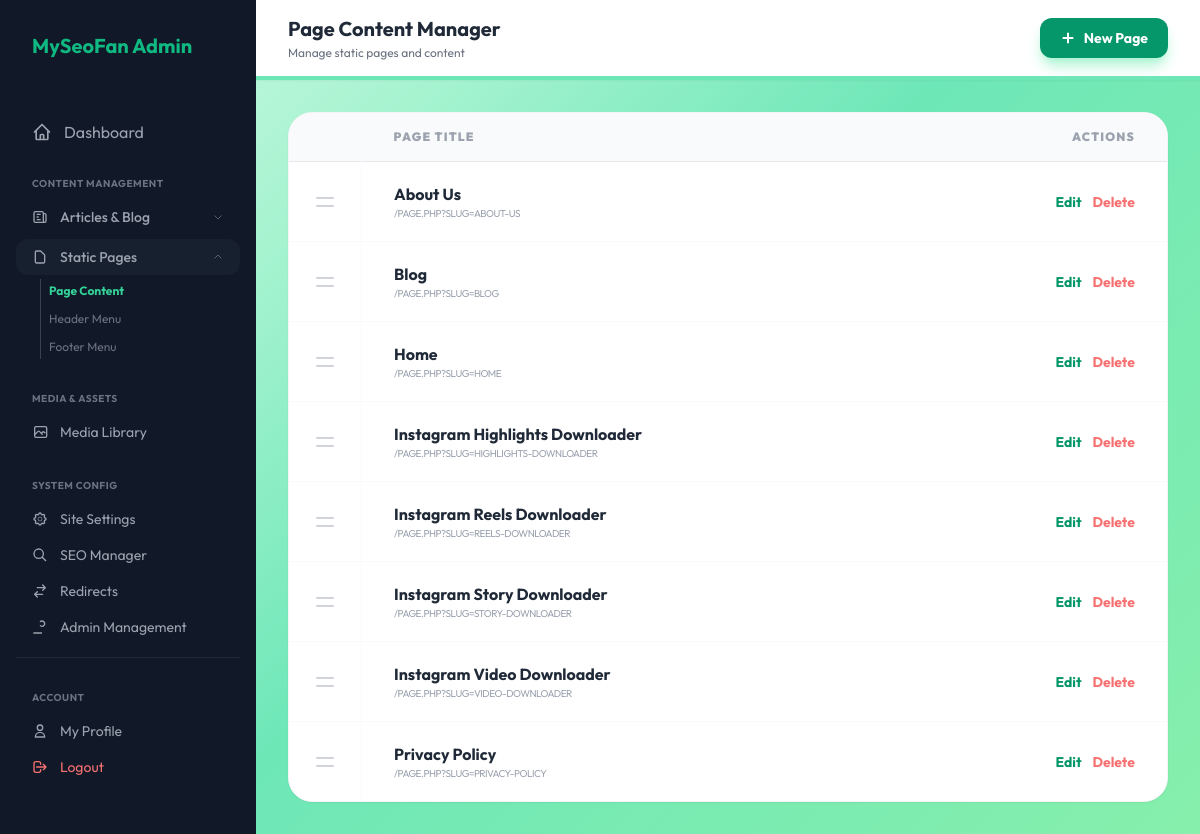
Before: /admin/pages.php (signed in) with the older database file.
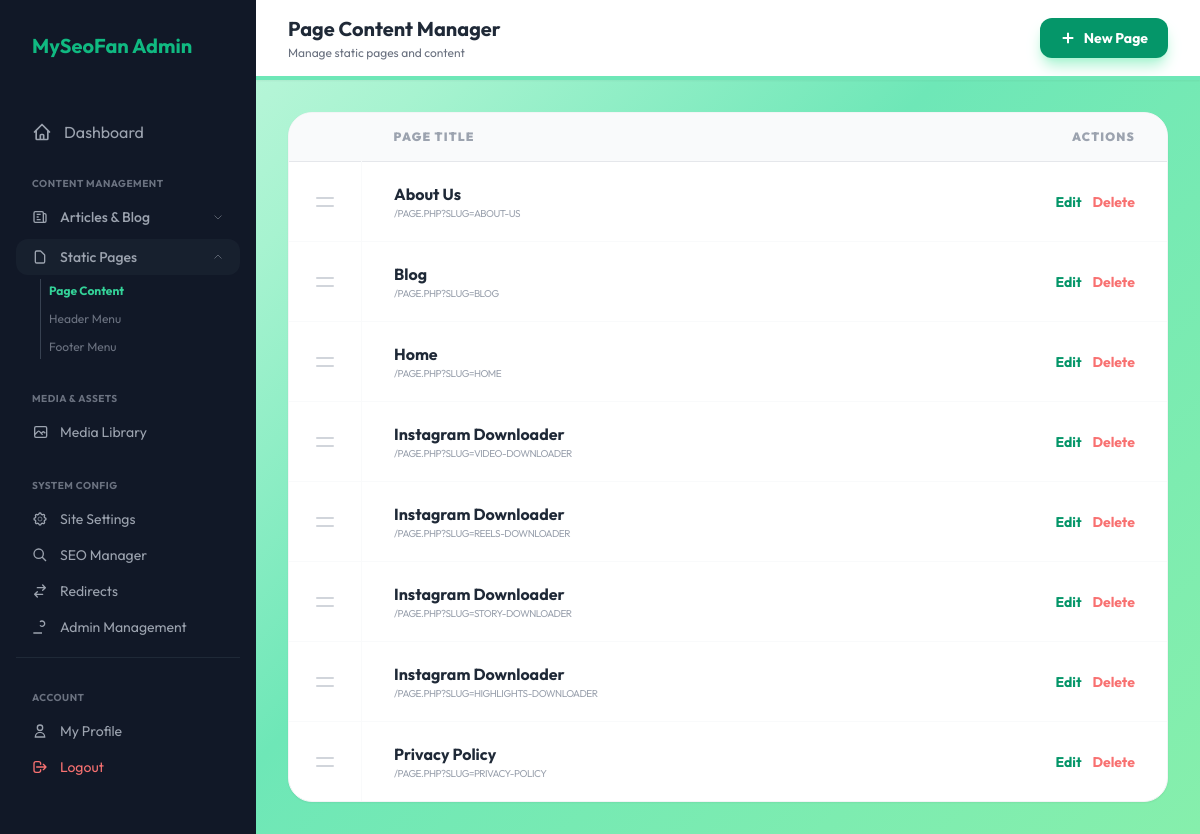
After: the same page with the newer database file.
### tables this page shows
CREATE TABLE pages (id INTEGER PRIMARY KEY AUTOINCREMENT, title TEXT, slug TEXT UNIQUE, content TEXT, lang_code TEXT DEFAULT 'en', meta_title TEXT, meta_description TEXT, translation_group TEXT, show_in_header INTEGER DEFAULT 0, show_in_footer INTEGER DEFAULT 0, menu_order INTEGER DEFAULT 0, footer_section TEXT DEFAULT 'legal');

### admin/pages.php (the view, shortened to what this page needs)
<?php
require_once '../includes/db.php';
$action = $_GET['action'] ?? 'list';
$id = $_GET['id'] ?? null;
$_curr_lang = 'en';
$pages = [];
if ($action === 'list') {
    try {
        $stmt = $pdo->prepare("SELECT * FROM pages WHERE lang_code = ? ORDER BY title ASC");
        $stmt->execute([$_curr_lang]);
        $pages = $stmt->fetchAll();
    } catch (\Exception $e) {
        $error = "Query Error: " . $e->getMessage();
    }
} elseif (($action === 'edit' || $action === 'add') && $id) {
    $stmt = $pdo->prepare("SELECT * FROM pages WHERE id=?");
    $stmt->execute([$id]);
    $cu_p = $stmt->fetch();
}
$page_title = "Page Content Manager";
?>
<!DOCTYPE html>
<html lang="en">
<head>
    <script src="https://cdn.tailwindcss.com"></script>
</head>
<body class="flex">
    <?php include 'includes/sidebar.php'; ?>
    <main class="flex-1 min-h-screen">
        <header class="bg-white border-b-4 border-emerald-300 px-8 h-20 flex items-center justify-between shadow-sm">
            <div>
                <h3 class="text-xl font-bold text-gray-800"><?php echo $page_title; ?></h3>
                <p class="text-xs text-gray-500 mt-0.5">Manage static pages and content</p>
            </div>
            <div class="flex items-center gap-4">
                <?php if ($action === 'list'): ?>
                    <a href="?action=add"
                        class="bg-emerald-600 text-white px-5 py-2.5 rounded-xl font-bold hover:bg-emerald-700 transition-all shadow-lg shadow-emerald-200 text-sm flex items-center gap-2">
                        <svg class="w-4 h-4" fill="none" stroke="currentColor" viewBox="0 0 24 24">
                            <path stroke-width="3" d="M12 4v16m8-8H4" />
                        </svg>
                        New Page
                    </a>
                <?php else: ?>
                    <a href="?action=list&filter_lang=<?php echo $_curr_lang; ?>"
                        class="text-gray-500 hover:text-gray-800 font-bold">← Back to List</a>
                <?php endif; ?>
            </div>
        </header>
        <div class="p-8">
            <?php if ($action === 'list'): ?>
                <div class="bg-white rounded-3xl shadow-sm border border-gray-100 overflow-hidden">
                    <table class="w-full text-left">
                        <thead class="bg-gray-50 border-b text-center">
                            <tr>
                                <th class="w-16 py-4"></th>
                                <th class="px-8 py-4 text-xs font-black text-gray-400 uppercase tracking-widest text-left">
                                    Page Title</th>
                                <th class="px-8 py-4 text-xs font-black text-gray-400 uppercase tracking-widest text-right">
                                    Actions</th>
                            </tr>
                        </thead>
                        <tbody class="divide-y divide-gray-50">
                            <?php foreach ($pages as $p): ?>
                                <tr data-id="<?php echo $p['id']; ?>" class="group hover:bg-gray-50/50 transition-colors">
                                    <td class="px-6 py-5 border-r border-gray-50">
                                        <div
                                            class="drag-handle flex items-center justify-center text-gray-300 hover:text-emerald-500 transition-colors">
                                            <svg class="w-6 h-6" fill="none" stroke="currentColor" viewBox="0 0 24 24">
                                                <path stroke-linecap="round" stroke-linejoin="round" stroke-width="2"
                                                    d="M4 8h16M4 16h16" />
                                            </svg>
                                        </div>
                                    </td>
                                    <td class="px-8 py-5">
                                        <div class="font-bold text-gray-800"><?php echo htmlspecialchars($p['title']); ?></div>
                                        <div class="text-[10px] text-gray-400 uppercase tracking-tighter">
                                            /page.php?slug=<?php echo htmlspecialchars($p['slug'] ?? ''); ?></div>
                                    </td>
                                    <td class="px-8 py-5 text-right space-x-2 text-sm">
                                        <a href="?action=edit&id=<?php echo $p['id']; ?>"
                                            class="text-emerald-600 hover:text-emerald-800 font-bold">Edit</a>
                                        <a href="javascript:void(0);"
                                            onclick="confirmDelete('?action=delete&id=<?php echo $p['id']; ?>', 'This static page will be permanently removed.')"
                                            class="text-red-400 hover:text-red-600 font-bold">Delete</a>
                                    </td>
                                </tr>
                            <?php endforeach; ?>
                        </tbody>
                    </table>
                </div>
            <?php endif; ?>
        </div>
    </main>
</body>
</html>

### admin/includes/sidebar.php (shortened to what this page needs)
<?php
$current_page = basename($_SERVER['PHP_SELF']);
$user_role = $_SESSION['role'] ?? 'super_admin';
?>
<aside
    class="sidebar w-64 bg-[#111827] flex flex-col flex-shrink-0 h-screen sticky top-0 overflow-y-auto custom-scrollbar">
    <div class="p-8">
        <h2 class="text-xl font-bold text-emerald-500">MySeoFan Admin</h2>
    </div>
    <nav class="mt-4 px-4 space-y-1 flex-1">
        <a href="dashboard.php"
            class="flex items-center gap-3 px-4 py-3 rounded-xl transition-all <?php echo $current_page == 'dashboard.php' ? 'nav-active text-white' : 'text-gray-400 hover:bg-gray-800 hover:text-white'; ?>">
            <svg class="w-5 h-5" fill="none" stroke="currentColor" viewBox="0 0 24 24">
                <path stroke-linecap="round" stroke-linejoin="round" stroke-width="2"
                    d="M3 12l2-2m0 0l7-7 7 7M5 10v10a1 1 0 001 1h3m10-11l2 2m-2-2v10a1 1 0 01-1 1h-3m-6 0a1 1 0 001-1v-4a1 1 0 011-1h2a1 1 0 011 1v4a1 1 0 001 1m-6 0h6" />
            </svg>
            <span>Dashboard</span>
        </a>
        <div class="pt-4 pb-2">
            <p class="px-4 text-[10px] font-bold text-gray-500 uppercase tracking-wider mb-2">Content Management</p>
            <div class="mb-1">
                <button onclick="toggleSection('blog-submenu')"
                    class="w-full flex items-center justify-between px-4 py-2 text-gray-400 hover:text-white transition-all rounded-xl hover:bg-gray-800 text-left <?php echo $current_page == 'blog.php' ? 'bg-gray-800/50' : ''; ?>">
                    <div class="flex items-center gap-3">
                        <svg class="w-4 h-4" fill="none" stroke="currentColor" viewBox="0 0 24 24">
                            <path stroke-width="2"
                                d="M19 20H5a2 2 0 01-2-2V6a2 2 0 012-2h10a2 2 0 012 2v1m2 13a2 2 0 01-2-2V7m2 13a2 2 0 002-2V9a2 2 0 00-2-2h-2m-4-3H9M7 16h6M7 8h6m-6 4h3" />
                        </svg>
                        <span class="text-sm font-medium">Articles & Blog</span>
                    </div>
                    <svg id="blog-submenu-chevron"
                        class="w-3 h-3 transition-transform <?php echo $current_page == 'blog.php' ? 'rotate-180' : ''; ?>"
                        fill="none" stroke="currentColor" viewBox="0 0 24 24">
                        <path d="M19 9l-7 7-7-7" />
                    </svg>
                </button>
            </div>
            <?php if (in_array($user_role, ['super_admin', 'editor'])): ?>
                <div class="mb-1">
                    <button onclick="toggleSection('static-pages-submenu')"
                        class="w-full flex items-center justify-between px-4 py-2 text-gray-400 hover:text-white transition-all rounded-xl hover:bg-gray-800 text-left <?php echo $current_page == 'pages.php' ? 'bg-gray-800/50' : ''; ?>">
                        <div class="flex items-center gap-3">
                            <svg class="w-4 h-4" fill="none" stroke="currentColor" viewBox="0 0 24 24">
                                <path stroke-width="2"
                                    d="M7 21h10a2 2 0 002-2V9.414a1 1 0 00-.293-.707l-5.414-5.414A1 1 0 0012.586 3H7a2 2 0 00-2 2v14a2 2 0 002 2z" />
                            </svg>
                            <span class="text-sm font-medium">Static Pages</span>
                        </div>
                        <svg id="static-pages-submenu-chevron"
                            class="w-3 h-3 transition-transform <?php echo $current_page == 'pages.php' ? 'rotate-180' : ''; ?>"
                            fill="none" stroke="currentColor" viewBox="0 0 24 24">
                            <path d="M19 9l-7 7-7-7" />
                        </svg>
                    </button>
                    <div id="static-pages-submenu"
                        class="<?php echo in_array($current_page, ['pages.php', 'menus.php']) ? 'block' : 'hidden'; ?> mt-1 ml-6 border-l border-gray-700 pl-2 space-y-1">
                        <a href="pages.php?action=list"
                            class="block py-1 text-xs <?php echo ($current_page == 'pages.php') ? 'text-emerald-400 font-bold' : 'text-gray-500 hover:text-white'; ?>">
                            Page Content
                        </a>
                        <a href="menus.php?menu_location=header"
                            class="block py-1 text-xs <?php echo ($current_page == 'menus.php' && ($_GET['menu_location'] ?? '') == 'header') ? 'text-emerald-400 font-bold' : 'text-gray-500 hover:text-white'; ?>">
                            Header Menu
                        </a>
                        <a href="menus.php?menu_location=footer"
                            class="block py-1 text-xs <?php echo ($current_page == 'menus.php' && ($_GET['menu_location'] ?? '') == 'footer') ? 'text-emerald-400 font-bold' : 'text-gray-500 hover:text-white'; ?>">
                            Footer Menu
                        </a>
                    </div>
                </div>
            <?php endif; ?>
        </div>
        <?php if (in_array($user_role, ['super_admin', 'editor'])): ?>
            <div class="pt-4 pb-2">
                <p class="px-4 text-[10px] font-bold text-gray-500 uppercase tracking-wider mb-2">Media & Assets</p>
                <a href="media.php"
                    class="flex items-center gap-3 px-4 py-2 rounded-xl text-sm transition-all <?php echo $current_page == 'media.php' ? 'text-white bg-gray-800' : 'text-gray-400 hover:text-white hover:bg-gray-800'; ?>">
                    <svg class="w-4 h-4" fill="none" stroke="currentColor" viewBox="0 0 24 24">
                        <path stroke-width="2"
                            d="M4 16l4.586-4.586a2 2 0 012.828 0L16 16m-2-2l1.586-1.586a2 2 0 012.828 0L20 14m-6-6h.01M6 20h14a2 2 0 002-2V6a2 2 0 00-2-2H6a2 2 0 00-2 2v12a2 2 0 002 2z" />
                    </svg>
                    <span>Media Library</span>
                </a>
            </div>
        <?php endif; ?>
        <?php if ($user_role === 'super_admin'): ?>
            <div class="pt-4 pb-2">
                <p class="px-4 text-[10px] font-bold text-gray-500 uppercase tracking-wider mb-2">System Config</p>
                <a href="settings.php"
                    class="flex items-center gap-3 px-4 py-2 rounded-xl text-sm transition-all <?php echo $current_page == 'settings.php' ? 'text-white bg-gray-800' : 'text-gray-400 hover:text-white hover:bg-gray-800'; ?>">
                    <span>Site Settings</span>
                </a>
                <a href="seo.php"
                    class="flex items-center gap-3 px-4 py-2 rounded-xl text-sm transition-all <?php echo $current_page == 'seo.php' ? 'text-white bg-gray-800' : 'text-gray-400 hover:text-white hover:bg-gray-800'; ?>">
                    <svg class="w-4 h-4" fill="none" stroke="currentColor" viewBox="0 0 24 24">
                        <path stroke-width="2" d="M21 21l-6-6m2-5a7 7 0 11-14 0 7 7 0 0114 0z" />
                    </svg>
                    <span>SEO Manager</span>
                </a>
                <a href="redirects.php"
                    class="flex items-center gap-3 px-4 py-2 rounded-xl text-sm transition-all <?php echo $current_page == 'redirects.php' ? 'text-white bg-gray-800' : 'text-gray-400 hover:text-white hover:bg-gray-800'; ?>">
                    <svg class="w-4 h-4" fill="none" stroke="currentColor" viewBox="0 0 24 24">
                        <path stroke-linecap="round" stroke-linejoin="round" stroke-width="2"
                            d="M8 7h12m0 0l-4-4m4 4l-4 4m0 6H4m0 0l4 4m-4-4l4-4" />
                    </svg>
                    <span>Redirects</span>
                </a>
                <a href="users.php"
                    class="flex items-center gap-3 px-4 py-2 rounded-xl text-sm transition-all <?php echo $current_page == 'users.php' ? 'text-white bg-gray-800' : 'text-gray-400 hover:text-white hover:bg-gray-800'; ?>">
                    <svg class="w-4 h-4" fill="none" stroke="currentColor" viewBox="0 0 24 24">
                        <path stroke-width="2"
                            d="M12 4.354a4 4 0 110 5.292M15 21H3v-1a6 0 0112 0v1zm0 0h6v-1a6 0 00-9-5.197M13 7a4 4 0 11-8 0 4 4 0 018 0z" />
                    </svg>
                    <span>Admin Management</span>
                </a>
            </div>
        <?php endif; ?>
        <div class="pt-8 pb-8 mt-auto border-t border-gray-800">
            <p class="px-4 text-[10px] font-bold text-gray-500 uppercase tracking-wider mb-2">Account</p>
            <a href="profile.php"
                class="flex items-center gap-3 px-4 py-2 rounded-xl text-sm transition-all <?php echo $current_page == 'profile.php' ? 'text-white bg-gray-800' : 'text-gray-400 hover:text-white hover:bg-gray-800'; ?>">
                <svg class="w-4 h-4" fill="none" stroke="currentColor" viewBox="0 0 24 24">
                    <path stroke-width="2" d="M16 7a4 4 0 11-8 0 4 4 0 018 0zM12 14a7 7 0 00-7 7h14a7 7 0 00-7-7z" />
                </svg>
                <span>My Profile</span>
            </a>
            <a href="logout.php"
                class="flex items-center gap-3 px-4 py-2 rounded-xl text-sm text-red-400 hover:bg-red-400/10 transition-all">
                <svg class="w-4 h-4" fill="none" stroke="currentColor" viewBox="0 0 24 24">
                    <path stroke-linecap="round" stroke-linejoin="round" stroke-width="2"
                        d="M17 16l4-4m0 0l-4-4m4 4H7m6 4v1a3 3 0 01-3 3H6a3 3 0 01-3-3V7a3 3 0 013-3h4a3 3 0 013 3v1" />
                </svg>
                <span>Logout</span>
            </a>
        </div>
    </nav>
</aside>

### admin/pages.php (style rules this page uses)
body { font-family: 'Outfit', sans-serif; background: linear-gradient(135deg, #d1fae5 0%, #a7f3d0 25%, #6ee7b7 50%, #86efac 100%); min-height: 100vh; }
.sidebar { height: 100vh; background: #065f46; color: white; }
.drag-handle { cursor: grab; }

Changed rows visible on the page:
changed pages "VIDEO-DOWNLOADER": title "Instagram Video Downloader" → "Instagram Downloader"; moves up the list
changed pages "REELS-DOWNLOADER": title "Instagram Reels Downloader" → "Instagram Downloader"
changed pages "STORY-DOWNLOADER": title "Instagram Story Downloader" → "Instagram Downloader"
changed pages "HIGHLIGHTS-DOWNLOADER": title "Instagram Highlights Downloader" → "Instagram Downloader"; moves down the list
